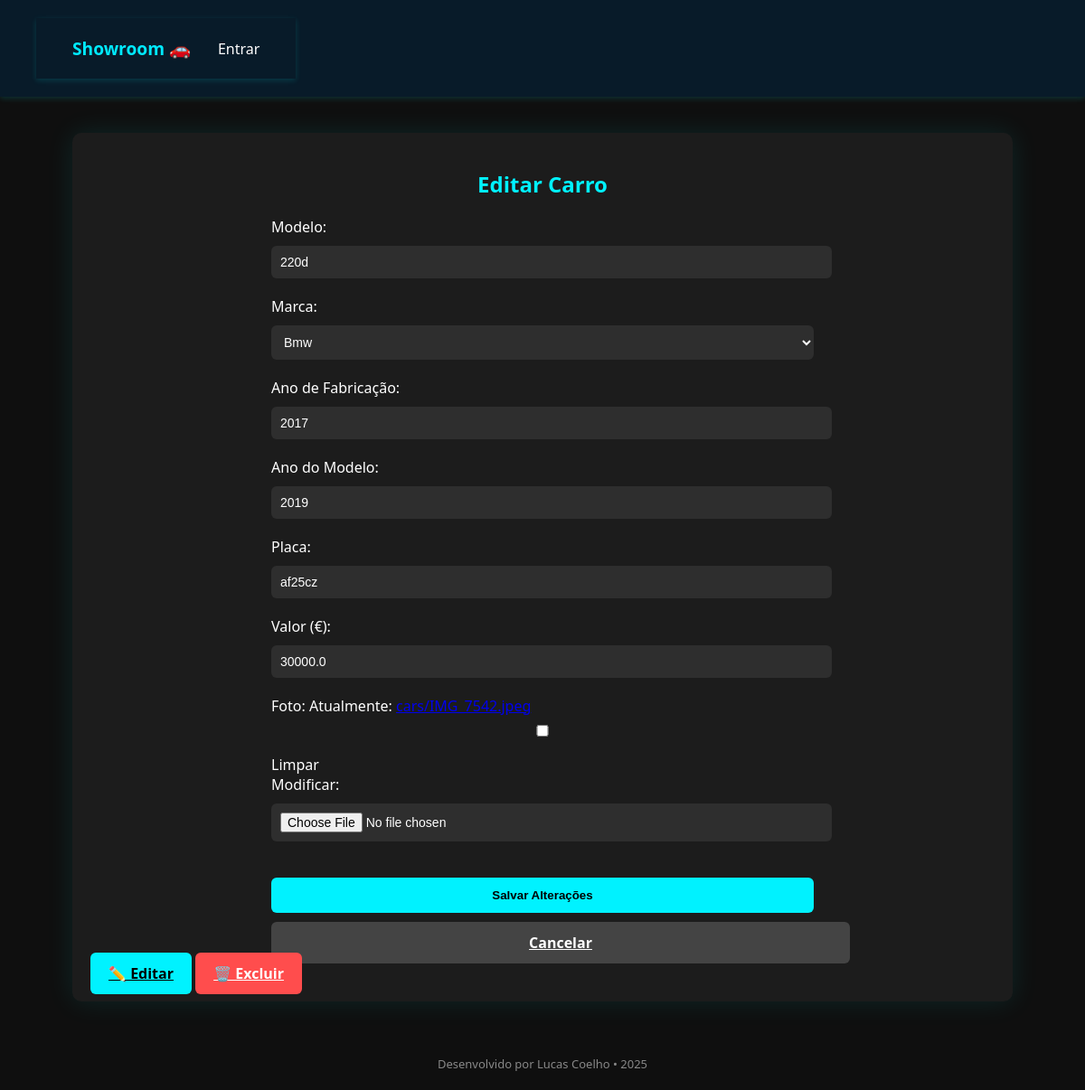
The app's page /car/1/update/ with its own data.
### cars/models.py (models this page shows, shortened)
class Car(models.Model):
    model = models.CharField(max_length=200)
    brand = models.ForeignKey(Brand, on_delete=models.PROTECT, related_name="car_brand")
    factory_year = models.IntegerField(blank=True, null=True)
    model_year = models.IntegerField(blank=True, null=True)
    plate = models.CharField(max_length=10, blank=True, null=True)
    value = models.FloatField(blank=True, null=True)
    photo = models.ImageField(upload_to="cars/", blank=True, null=True)
    photo = models.ImageField(upload_to='cars_photos/', blank=True, null=True)

### cars/views.py (the view)
# urls.py: path("car/<int:pk>/update/", CarUpdateView.as_view(), name="car_update"),
class CarUpdateView(UpdateView):
    model = Car
    form_class = CarForm
    template_name = "car_update.html"
    success_url = "/cars/"

### cars/forms.py (shortened to what this page needs)
class CarForm(forms.ModelForm):
    brand = forms.ModelChoiceField(
        queryset=Brand.objects.all(),
        widget=forms.Select(attrs={"class": "input-field"})
    )
    class Meta:
        model = Car
        fields = '__all__'
        widgets = {
            'model': forms.TextInput(attrs={"class": "input-field"}),
            'factory_year': forms.NumberInput(attrs={"class": "input-field"}),
            'model_year': forms.NumberInput(attrs={"class": "input-field"}),
            'plate': forms.TextInput(attrs={"class": "input-field"}),
            'value': forms.NumberInput(attrs={"class": "input-field"}),
            'photo': forms.ClearableFileInput(attrs={"class": "input-field"}),
        }

### cars/models.py (called while the page is built)
    def __str__(self):
        return self.name

### cars/templates/car_update.html (shortened to what this page needs)
{% extends "base.html" %}
{% block content %}
<h2 style="text-align: center; color: #00f2ff;">Editar Carro</h2>
<form method="post" enctype="multipart/form-data">
  <div style="max-width: 600px; margin: 0 auto;">
    <label for="id_model">Modelo:</label>
    {{ form.model }}
    <label for="id_brand">Marca:</label>
    {{ form.brand }}
    <label for="id_factory_year">Ano de Fabricação:</label>
    {{ form.factory_year }}
    <label for="id_model_year">Ano do Modelo:</label>
    {{ form.model_year }}
    <label for="id_plate">Placa:</label>
    {{ form.plate }}
    <label for="id_value">Valor (€):</label>
    {{ form.value }}
    <label for="id_photo">Foto:</label>
    {{ form.photo }}
    <button type="submit" class="btn" style="margin-top: 20px;">Salvar Alterações</button>
    <a href="{% url 'cars' %}" class="btn" style="margin-top: 10px; background-color: #444; color: white; display: inline-block; text-align: center;">
      Cancelar
    </a>
  </div>
</form>
<a href="{% url 'car_update' car.pk %}" class="btn" style="background-color: #00f2ff; color: black;">✏️ Editar</a>
<a href="{% url 'car_delete' car.pk %}" class="btn" style="background-color: #ff4d4d; color: white;">🗑️ Excluir</a>
{% endblock %}

### cars/templates/base.html (style rules this page uses)
body { margin: 0; padding: 0; font-family: 'Segoe UI', Tahoma, Geneva, Verdana, sans-serif; background-color: #0f0f0f; color: #fff; }
h1, h2 { color: #00f2ff; text-align: center; }
input, select, textarea { width: 100%; padding: 10px; margin: 10px 0 20px 0; border: none; border-radius: 6px; background-color: #2e2e2e; color: white; font-size: 14px; }
.btn { background-color: #00f2ff; color: #000; border: none; padding: 12px 20px; border-radius: 6px; cursor: pointer; font-weight: bold; transition: 0.3s; width: 100%; }

### records on screen
Car: model "220d", brand "Bmw", factory_year "2017", model_year "2019", plate "af25cz", value "30000.0"

### other values on screen
{{ now|default:"2025" }} "2025"
